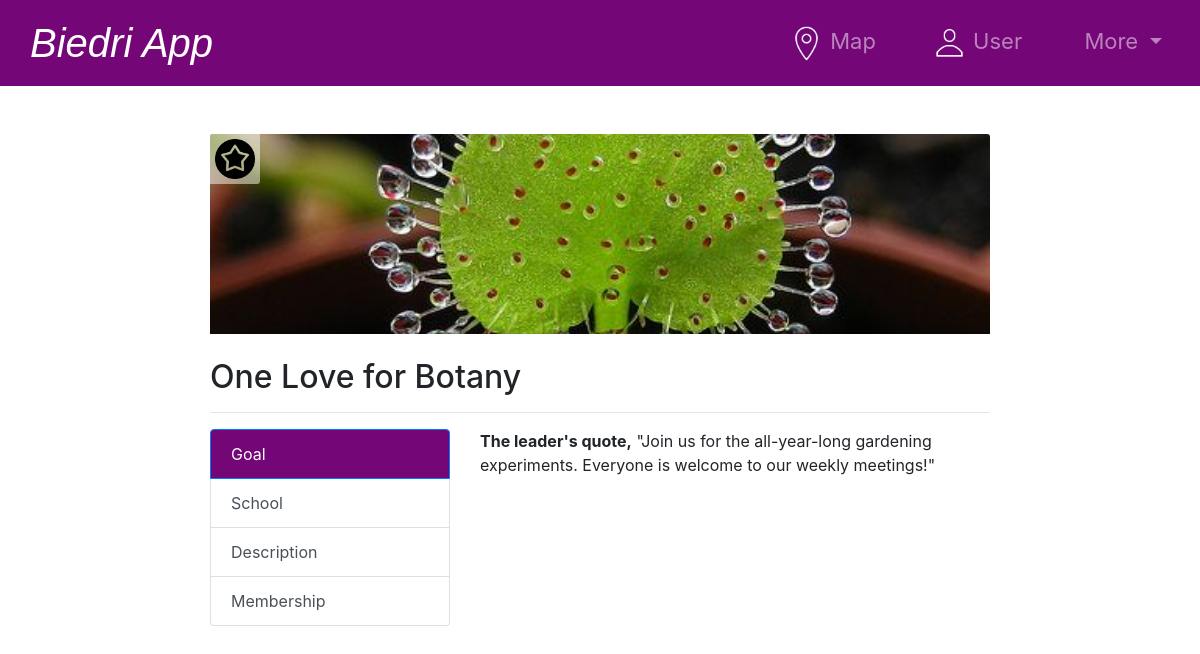
Page /club/one-love-for-botany-274d8b (signed in) on the committed database.
### tables this page shows
CREATE TABLE "clubs" (
	"id"	INTEGER,
	"leader_id"	BLOB,
	"name"	TEXT UNIQUE,
	"category"	TEXT,
	"photo"	TEXT,
	"description"	TEXT,
	"school"	TEXT,
	"goal"	TEXT,
	"slug"	TEXT UNIQUE,
	"deleted_at"	TEXT,
	"latitude"	REAL,
	"longitude"	REAL,
	PRIMARY KEY("id" AUTOINCREMENT)
);

### app.py (the view)
@app.route('/club/<slug>', methods=['GET', 'POST'])
def club_details(slug):
    try:
        conn = get_db_connection()
        cursor = conn.cursor()
        club = cursor.execute("SELECT * FROM clubs WHERE slug = ?", (slug,)).fetchone()
        if not club:
            return error("Club not found", 404)
        club_id = club['id']
        if request.method == 'POST':
            cursor.execute("INSERT INTO applications (club_id, app_id) VALUES (?, ?)",
                                                     (club_id, session["user_id"]))
            conn.commit()
            return redirect(url_for('club_details', slug=slug))
        applications = cursor.execute("SELECT * FROM applications WHERE app_id = ? AND club_id = ?", (session["user_id"], club_id)).fetchone()
        applied = bool(applications)
        members = cursor.execute("SELECT * FROM members WHERE club_id = ? AND user_id = ?", (club_id, session["user_id"])).fetchone()
        member = bool(members)
        favourite = cursor.execute("SELECT * FROM favourites WHERE user_id = ? AND club_id = ?", (session["user_id"], club_id,)).fetchone()
        favourites = bool(favourite)
        return render_template('club.html', club=club, applied=applied, member=member, members=members, favourites=favourites)
    except sqlite3.Error as e:
        return error(f"{e}", 500)
    finally:
        conn.close()

### app.py (called while the page is built)
def get_db_connection():
    conn = sqlite3.connect(db)
    conn.row_factory = sqlite3.Row
    return conn

@app.after_request
def after_request(response):
    response.headers["Cache-Control"] = "no-cache, no-store, must-revalidate"
    response.headers["Expires"] = 0
    response.headers["Pragma"] = "no-cache"
    return response

### templates/club.html (shortened to what this page needs)
{% extends "layout.html" %}
{% block main %}
        <div style="position: relative;">
            <img class="card-img-top" src="
            {% if club['photo'] is none %}
                {{ url_for('static', filename='files/club_profile_pictures/jive-sgroup-default-portrait-large.png') }}
            {% else %}
                {{ url_for('static', filename='files/club_profile_pictures/' + club['photo']) }}
            {% endif %}
            " alt="Card image cap">
            <form action="/favourite" method="post">
                <button type="submit" class="btn btn-link favourite-button">
                    <div class="favourite-box">
                        <img class="favourite-star" id="favourite-star-{{ club['id'] }}" src="
                        {% if favourites %}
                            {{ url_for('static', filename='files/system_pictures/favorite_is.png') }}
                        {% else %}
                            {{ url_for('static', filename='files/system_pictures/favorite.png') }}
                        {% endif %}">
                    </div>
                </button>
            </form>
        </div>
        <h2>{{ club["name"] }}</h2>
        <hr>
        <div class="row">
            <div class="col-4">
            <div class="list-group" id="list-tab" role="tablist">
                <a class="list-group-item list-group-item-action active" id="list-home-list" data-toggle="list" href="#list-home" role="tab" aria-controls="home">Goal</a>
                <a class="list-group-item list-group-item-action" id="list-profile-list" data-toggle="list" href="#list-profile" role="tab" aria-controls="profile">School</a>
                <a class="list-group-item list-group-item-action" id="list-messages-list" data-toggle="list" href="#list-messages" role="tab" aria-controls="messages">Description</a>
                <a class="list-group-item list-group-item-action" id="list-settings-list" data-toggle="list" href="#list-settings" role="tab" aria-controls="settings">Membership</a>
            </div>
            </div>
            <div class="col-8">
            <div class="tab-content" id="nav-tabContent">
                <div class="tab-pane fade show active" id="list-home" role="tabpanel" aria-labelledby="list-home-list"><strong>The leader's quote,</strong> "{{ club["goal"] }}"</div>
            </div>
            </div>
        </div>
{% endblock %}

### static/styles.css (style rules this page uses)
:root { --primary-color: rgb(116, 6, 120); --primary-color-faded: rgba(116, 6, 120, 0.523); --normal-color: #3a3a3a; --normal-color-faded: #3a3a3a7e; --new-color: #73b649; --new-color-faded: #73b64983; --favorite-color: rgba(204, 49, 49); --favorite-color-faded: rgba(204, 49, 49, 0.473); }
.list-group-item-action.active { background-color: var(--primary-color) !important; }
html { overflow-y: scroll; }
.btn-link { padding: 0 !important; }
.card-img-top { width: 100%; height: 200px; object-fit: cover; }
.favourite-box { position: absolute; top: 0; left: 0; padding: 5px; background-color: rgba(255, 253, 253, 0.5); border-top-left-radius: 3px; border-bottom-right-radius: 3px; width: 50px; height: 50px; }
.favourite-star { width: 100%; height: auto; }

### rows in the picture
clubs: photo (picture), name "One Love for Botany", goal "Join us for the all-year-long gardening experiments. Everyone is welcome to our weekly meetings!"
